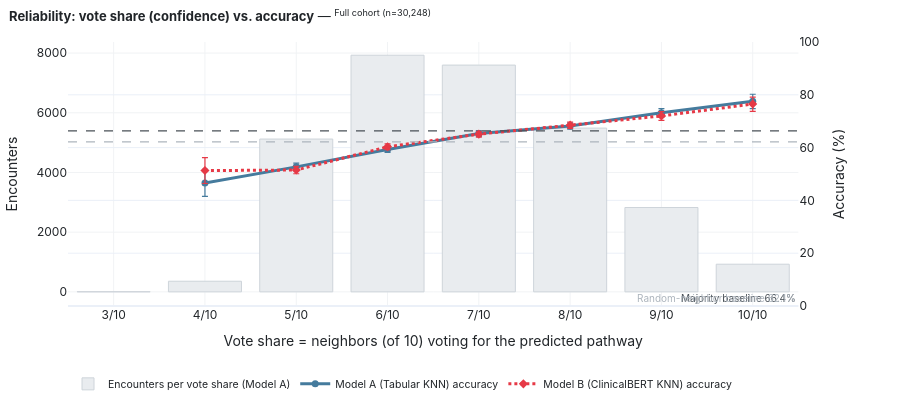

Notebook cell for this chart:
### Markdown cell above
## 6. Test-Time Calibration (`vote_share`) vs. Ground-Truth Agreement (`agreement`)

### Crucial Methodological Distinction Caught During Our Self-Audit
In `retrieval_results.parquet`, there are two neighbor-consensus columns per model:
1. **`model_a_agreement` / `model_b_agreement`**: Defined in `01_prepare_baseline_data.py` (line 694) as `(labs == y[:, None]).mean(axis=1)` — the fraction of the 10 neighbors that share the query's **TRUE ground-truth label $y$**.
   - *Warning*: Plotting empirical accuracy against `agreement` is **mathematically circular (tautological)**! If $\ge 6/10$ neighbors have the true label $y$, the majority vote *must* equal $y$ ($100\%$ accuracy by arithmetic identity), and if $\le 3/10$ neighbors have $y$, the majority vote can never equal $y$ ($0\%$ accuracy). Furthermore, `agreement` is unknown at test time because $y$ has not happened yet!
2. **`model_a_vote_share` / `model_b_vote_share`**: Defined in `01_prepare_baseline_data.py` (line 527) as `counts[rows, pred] / k` — the fraction of the 10 neighbors that voted for the **PREDICTED class $\hat{y}$**.
   - This is the **true label-free confidence signal available at test time**!

### What True Test-Time Calibration (`vote_share`) Shows
When we plot empirical accuracy (with 95% Wilson confidence intervals) against `vote_share`:
- **40%–50% Vote Share (Split Jury, 4 or 5 of 10 neighbors)**: Empirical accuracy is **46.6%–52.7%**—well below the **62.1% random-neighbor baseline** and **66.4% majority baseline**.
- **60%–70% Vote Share (6 or 7 of 10 neighbors, ~49% of stays)**: Accuracy is **59.3%–65.3%**—still *below* the 66.4% dummy majority baseline!
- **$\ge 80\%$ Vote Share (8, 9, or 10 of 10 neighbors, ~31% of stays)**: Accuracy finally surpasses the 66.4% majority baseline, reaching **68.2% (at 8/10)**, **73.2% (at 9/10)**, and **77.6% (at 10/10 unanimous)**.

### Code cell
# Figure 6: True Test-Time Calibration Curve (Vote Share for Predicted Class vs Empirical Accuracy with 95% Wilson CIs)
import figures
fig_cal = figures.calibration_curve(data, selected=None)
fig_cal.update_layout(height=410)
fig_cal.show()

### Figure 1 — Plotly figure (JSON) as saved in the notebook; plotly's stock layout.template omitted (floating-point values rounded to 4 significant figures)
{"data": [{"hovertemplate": "Vote share %{x}: <b>%{y:,}</b> encounters<extra>Model A</extra>", "marker": {"color": "#E9ECEF", "line": {"color": "#CED4DA", "width": 1}}, "name": "Encounters per vote share (Model A)", "x": ["3/10", "4/10", "5/10", "6/10", "7/10", "8/10", "9/10", "10/10"], "y": [5, 356, 5120, 7929, 7598, 5487, 2826, 927], "type": "bar", "xaxis": "x", "yaxis": "y"}, {"connectgaps": false, "customdata": [5, 356, 5120, 7929, 7598, 5487, 2826, 927], "error_y": {"array": [null, 5.2, 1.4, 1.1, 1.1, 1.2, 1.6, 2.6], "arrayminus": [null, 5.1, 1.4, 1.1, 1.1, 1.2, 1.7, 2.8], "symmetric": false, "thickness": 1.2, "type": "data", "width": 3}, "hovertemplate": "<b>Model A (Tabular KNN)</b><br>Vote share %{x}<br>Accuracy: <b>%{y:.1f}%</b><br>n = %{customdata:,} (95% Wilson CI)<extra></extra>", "line": {"color": "#457B9D", "dash": "solid", "width": 3}, "marker": {"size": 7, "symbol": "circle"}, "mode": "lines+markers", "name": "Model A (Tabular KNN) accuracy", "x": ["3/10", "4/10", "5/10", "6/10", "7/10", "8/10", "9/10", "10/10"], "y": [null, 46.6, 52.7, 59.3, 65.3, 68.2, 73.2, 77.6], "type": "scatter", "xaxis": "x", "yaxis": "y2"}, {"connectgaps": false, "customdata": [6, 390, 5166, 7888, 7522, 5476, 2858, 942], "error_y": {"array": [null, 4.9, 1.4, 1.1, 1.1, 1.2, 1.6, 2.6], "arrayminus": [null, 4.9, 1.4, 1.1, 1.1, 1.2, 1.7, 2.8], "symmetric": false, "thickness": 1.2, "type": "data", "width": 3}, "hovertemplate": "<b>Model B (ClinicalBERT KNN)</b><br>Vote share %{x}<br>Accuracy: <b>%{y:.1f}%</b><br>n = %{customdata:,} (95% Wilson CI)<extra></extra>", "line": {"color": "#E63946", "dash": "dot", "width": 3}, "marker": {"size": 7, "symbol": "diamond"}, "mode": "lines+markers", "name": "Model B (ClinicalBERT KNN) accuracy", "x": ["3/10", "4/10", "5/10", "6/10", "7/10", "8/10", "9/10", "10/10"], "y": [null, 51.3, 51.5, 60.3, 65.1, 68.5, 72.0, 76.5], "type": "scatter", "xaxis": "x", "yaxis": "y2"}], "layout": {"xaxis": {"anchor": "y", "domain": [0.0, 0.94], "title": {"text": "Vote share = neighbors (of 10) voting for the predicted pathway"}, "showgrid": true, "gridcolor": "#F1F3F5", "zeroline": false}, "yaxis": {"anchor": "x", "domain": [0.0, 1.0], "title": {"text": "Encounters"}, "showgrid": true, "gridcolor": "#F1F3F5", "zeroline": false}, "yaxis2": {"anchor": "x", "overlaying": "y", "side": "right", "title": {"text": "Accuracy (%)"}, "range": [0, 100], "dtick": 20}, "shapes": [{"line": {"color": "#495057", "dash": "dash", "width": 1.3}, "type": "line", "x0": 0, "x1": 1, "xref": "x domain", "y0": 66.36, "y1": 66.36, "yref": "y2"}, {"line": {"color": "#ADB5BD", "dash": "dash", "width": 1.3}, "type": "line", "x0": 0, "x1": 1, "xref": "x domain", "y0": 62.13, "y1": 62.13, "yref": "y2"}], "annotations": [{"font": {"color": "#495057", "size": 10}, "showarrow": false, "text": "Majority baseline 66.4%", "x": 1, "xanchor": "right", "xref": "x domain", "y": 66.36, "yanchor": "top", "yref": "y"}, {"font": {"color": "#ADB5BD", "size": 10}, "showarrow": false, "text": "Random-neighbor baseline 62.1%", "x": 1, "xanchor": "right", "xref": "x domain", "y": 62.13, "yanchor": "top", "yref": "y"}], "font": {"family": "-apple-system, BlinkMacSystemFont, 'Segoe UI', Roboto, Helvetica, Arial, sans-serif", "size": 12, "color": "#212529"}, "margin": {"l": 55, "r": 55, "t": 42, "b": 48}, "title": {"font": {"size": 13}, "text": "<b>Reliability: vote share (confidence) vs. accuracy</b> — <sup>Full cohort (n=30,248)</sup>", "x": 0.01}, "legend": {"font": {"size": 10.5}, "orientation": "h", "y": -0.24, "x": 0.0}, "paper_bgcolor": "white", "plot_bgcolor": "white", "height": 410}}
